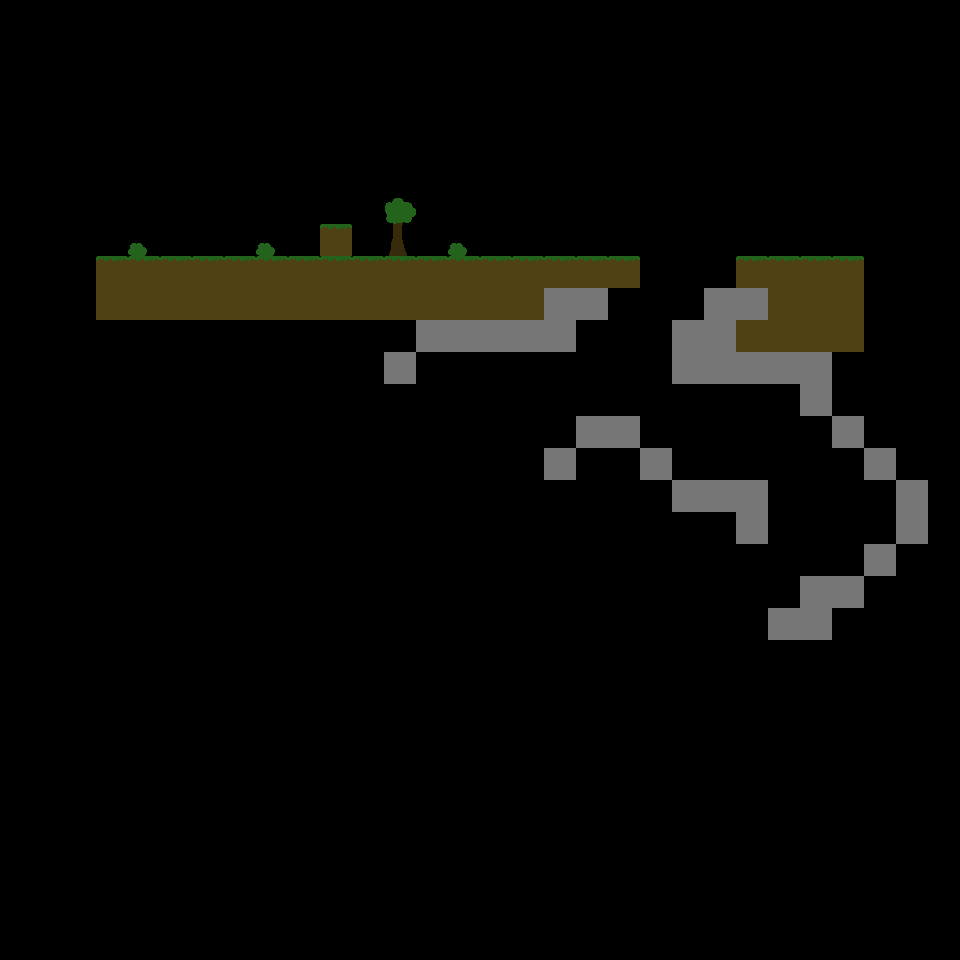

The image is a tile-based game level rendered from a .tmx file. Its description and complete source (layers, tilesets, objects, tile grids) follow:
An orthogonal 30x30 tile map with 32x32 px tiles, 1 tile layer (bg), 1 hidden layer not drawn.

<map version="1.0" orientation="orthogonal" renderorder="right-down" width="30" height="30" tilewidth="32" tileheight="32" nextobjectid="1">
 <tileset firstgid="1" name="tiles" tilewidth="32" tileheight="32" tilecount="256" columns="16">
  <image source="tiles.png" trans="ff00ff" width="512" height="512" />
 </tileset>
 <layer name="bg" width="30" height="30">
  <data encoding="csv">
0,0,0,0,0,0,0,0,0,0,0,0,0,0,0,0,0,0,0,0,0,0,0,0,0,0,0,0,0,0,
0,0,0,0,0,0,0,0,0,0,0,0,0,0,0,0,0,0,0,0,0,0,0,0,0,0,0,0,0,0,
0,0,0,0,0,0,0,0,0,0,0,0,0,0,0,0,0,0,0,0,0,0,0,0,0,0,0,0,0,0,
0,0,0,0,0,0,0,0,0,0,0,0,0,0,0,0,0,0,0,0,0,0,0,0,0,0,0,0,0,0,
0,0,0,0,0,0,0,0,0,0,0,0,0,0,0,0,0,0,0,0,0,0,0,0,0,0,0,0,0,0,
0,0,0,0,0,0,0,0,0,0,0,0,0,0,0,0,0,0,0,0,0,0,0,0,0,0,0,0,0,0,
0,0,0,0,0,0,0,0,0,0,0,0,20,0,0,0,0,0,0,0,0,0,0,0,0,0,0,0,0,0,
0,0,0,0,19,0,0,0,19,0,17,0,36,0,19,0,0,0,0,0,0,0,0,0,0,0,0,0,0,0,
0,0,0,17,17,17,17,17,17,17,17,17,17,17,17,17,17,17,17,17,0,0,0,17,17,17,17,0,0,0,
0,0,0,18,18,18,18,18,18,18,18,18,18,18,18,18,18,35,35,0,0,0,35,35,18,18,18,0,0,0,
0,0,0,2,2,2,2,2,2,2,2,2,2,35,35,35,35,35,0,0,0,35,35,18,18,18,18,0,0,0,
0,0,0,0,0,0,0,0,0,0,0,0,35,0,0,0,0,0,0,0,0,35,35,35,35,35,0,0,0,0,
0,0,0,0,0,0,0,0,0,0,0,0,0,0,0,0,0,0,0,0,0,0,0,0,0,35,0,0,0,0,
0,0,0,0,0,0,0,0,0,0,0,0,0,0,0,0,0,0,35,35,0,0,0,0,0,0,35,0,0,0,
0,0,0,0,0,0,0,0,0,0,0,0,0,0,0,0,0,35,0,0,35,0,0,0,0,0,0,35,0,0,
0,0,0,0,0,0,0,0,0,0,0,0,0,0,0,0,0,0,0,0,0,35,35,35,0,0,0,0,35,0,
0,0,0,0,0,0,0,0,0,0,0,0,0,0,0,0,0,0,0,0,0,0,0,35,0,0,0,0,35,0,
0,0,0,0,0,0,0,0,0,0,0,0,0,0,0,0,0,0,0,0,0,0,0,0,0,0,0,35,0,0,
0,0,0,0,0,0,0,0,0,0,0,0,0,0,0,0,0,0,0,0,0,0,0,0,0,35,35,0,0,0,
0,0,0,0,0,0,0,0,0,0,0,0,0,0,0,0,0,0,0,0,0,0,0,0,35,35,0,0,0,0,
0,0,0,0,0,0,0,0,0,0,0,0,0,0,0,0,0,0,0,0,0,0,0,0,0,0,0,0,0,0,
0,0,0,0,0,0,0,0,0,0,0,0,0,0,0,0,0,0,0,0,0,0,0,0,0,0,0,0,0,0,
0,0,0,0,0,0,0,0,0,0,0,0,0,0,0,0,0,0,0,0,0,0,0,0,0,0,0,0,0,0,
0,0,0,0,0,0,0,0,0,0,0,0,0,0,0,0,0,0,0,0,0,0,0,0,0,0,0,0,0,0,
0,0,0,0,0,0,0,0,0,0,0,0,0,0,0,0,0,0,0,0,0,0,0,0,0,0,0,0,0,0,
0,0,0,0,0,0,0,0,0,0,0,0,0,0,0,0,0,0,0,0,0,0,0,0,0,0,0,0,0,0,
0,0,0,0,0,0,0,0,0,0,0,0,0,0,0,0,0,0,0,0,0,0,0,0,0,0,0,0,0,0,
0,0,0,0,0,0,0,0,0,0,0,0,0,0,0,0,0,0,0,0,0,0,0,0,0,0,0,0,0,0,
0,0,0,0,0,0,0,0,0,0,0,0,0,0,0,0,0,0,0,0,0,0,0,0,0,0,0,0,0,0,
0,0,0,0,0,0,0,0,0,0,0,0,0,0,0,0,0,0,0,0,0,0,0,0,0,0,0,0,0,0
</data>
 </layer>
 <layer name="gnd" width="30" height="30" visible="0">
  <data encoding="csv">
0,0,0,0,0,0,0,0,0,0,0,0,0,0,0,0,0,0,0,0,0,0,0,0,0,0,0,0,0,0,
0,0,0,0,0,0,0,0,0,0,0,0,0,0,0,0,0,0,0,0,0,0,0,0,0,0,0,0,0,0,
0,0,0,0,0,0,0,0,0,0,0,0,0,0,0,0,0,0,0,0,0,0,0,0,0,0,0,0,0,0,
0,0,0,0,0,0,0,0,0,0,0,0,0,0,0,0,0,0,0,0,0,0,0,0,0,0,0,0,0,0,
0,0,0,0,0,0,0,0,0,0,0,0,0,0,0,0,0,0,0,0,0,0,0,0,0,0,0,0,0,0,
0,0,0,0,0,0,0,0,0,0,0,0,0,0,0,0,0,0,0,0,0,0,0,0,0,0,0,0,0,0,
0,0,0,0,0,0,0,0,0,0,0,0,0,0,0,0,0,0,0,0,0,0,0,0,0,0,0,0,0,0,
0,0,0,0,0,0,0,0,0,0,1,0,0,0,0,0,0,0,0,0,0,0,0,0,0,0,0,0,0,0,
0,0,0,1,1,1,1,1,1,1,1,1,1,1,1,1,1,1,0,0,0,0,0,0,0,0,0,0,0,0,
0,0,0,1,1,1,1,1,1,1,1,1,1,1,1,1,1,1,0,0,0,0,0,0,0,0,0,0,0,0,
0,0,0,0,0,0,0,0,0,0,0,0,0,0,0,0,0,0,0,0,0,0,0,0,0,0,0,0,0,0,
0,0,0,0,0,0,0,0,0,0,0,0,0,0,0,0,0,0,0,0,0,0,0,0,0,0,0,0,0,0,
0,0,0,0,0,0,0,0,0,0,0,0,0,0,0,0,0,0,0,0,0,0,0,0,0,0,0,0,0,0,
0,0,0,0,0,0,0,0,0,0,0,0,0,0,0,0,0,0,0,0,0,0,0,0,0,0,0,0,0,0,
0,0,0,0,0,0,0,0,0,0,0,0,0,0,0,0,0,0,0,0,0,0,0,0,0,0,0,0,0,0,
0,0,0,0,0,0,0,0,0,0,0,0,0,0,0,0,0,0,0,0,0,0,0,0,0,0,0,0,0,0,
0,0,0,0,0,0,0,0,0,0,0,0,0,0,0,0,0,0,0,0,0,0,0,0,0,0,0,0,0,0,
0,0,0,0,0,0,0,0,0,0,0,0,0,0,0,0,0,0,0,0,0,0,0,0,0,0,0,0,0,0,
0,0,0,0,0,0,0,0,0,0,0,0,0,0,0,0,0,0,0,0,0,0,0,0,0,0,0,0,0,0,
0,0,0,0,0,0,0,0,0,0,0,0,0,0,0,0,0,0,0,0,0,0,0,0,0,0,0,0,0,0,
0,0,0,0,0,0,0,0,0,0,0,0,0,0,0,0,0,0,0,0,0,0,0,0,0,0,0,0,0,0,
0,0,0,0,0,0,0,0,0,0,0,0,0,0,0,0,0,0,0,0,0,0,0,0,0,0,0,0,0,0,
0,0,0,0,0,0,0,0,0,0,0,0,0,0,0,0,0,0,0,0,0,0,0,0,0,0,0,0,0,0,
0,0,0,0,0,0,0,0,0,0,0,0,0,0,0,0,0,0,0,0,0,0,0,0,0,0,0,0,0,0,
0,0,0,0,0,0,0,0,0,0,0,0,0,0,0,0,0,0,0,0,0,0,0,0,0,0,0,0,0,0,
0,0,0,0,0,0,0,0,0,0,0,0,0,0,0,0,0,0,0,0,0,0,0,0,0,0,0,0,0,0,
0,0,0,0,0,0,0,0,0,0,0,0,0,0,0,0,0,0,0,0,0,0,0,0,0,0,0,0,0,0,
0,0,0,0,0,0,0,0,0,0,0,0,0,0,0,0,0,0,0,0,0,0,0,0,0,0,0,0,0,0,
0,0,0,0,0,0,0,0,0,0,0,0,0,0,0,0,0,0,0,0,0,0,0,0,0,0,0,0,0,0,
0,0,0,0,0,0,0,0,0,0,0,0,0,0,0,0,0,0,0,0,0,0,0,0,0,0,0,0,0,0
</data>
 </layer>
</map>